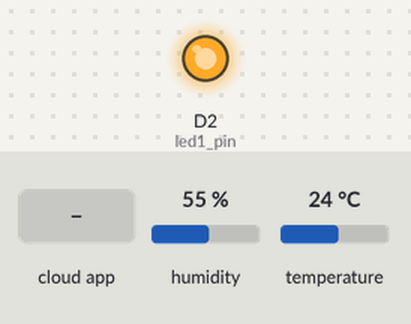
The program below on a simulated ESP8266 (NodeMCU). On the bench: output pins drawn as LEDs (lit = HIGH). The inputs (shaded band) are chosen by the test bench; at power-on: humidity 55 %, temperature 24 °C. WiFi joins after 1.5 s; servers stay silent unless stated; the Firebase database answers and starts empty; what the program prints to the serial monitor is not drawn.

Above: at 3.2 s.
3.3 s: the phone or cloud app sets led1 to 1
At 5.2 s:
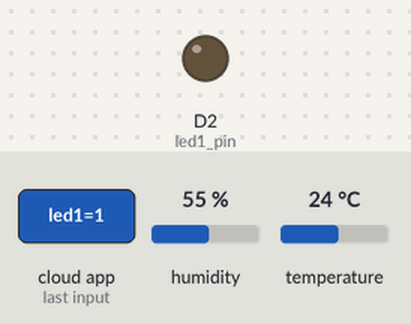
5.7 s: the phone or cloud app sets led1 to 0
At 6.7 s:
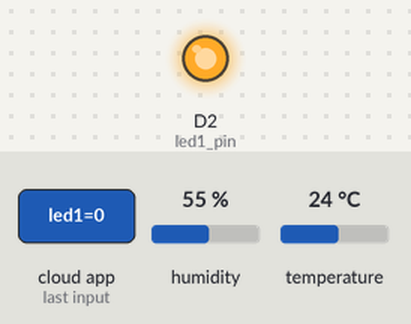
Timing chart, 0 to 8.7 s (numbered marks = the images above; inputs shaded):
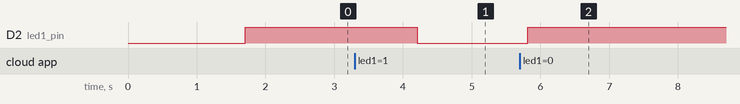

The program:

main.cpp
```cpp
#include <Arduino.h>
#include <ESP8266WiFi.h>
#include <ESP8266WebServer.h>
#include <ESP8266HTTPClient.h>
#include <FirebaseArduino.h>

#include "DHT.h"

DHT dht;


//Conexão com firebase
#define FIREBASE_HOST "{db_url}"
#define FIREBASE_AUTH "{database_key}"

//Conexão com a rede Wi-Fi
#define WIFI_SSID "SSID"
#define WIFI_PASSWORD "PASS"

#define led1_pin D2
#define led1_path "led1"
#define publish_path "publish"
#define temperature_path "temperature"
#define humidity_path "humidity"

void setup()
{
    dht.setup(D5); // data pin D5

    // Iniciar Monitor Serial
    Serial.begin(115200);
    delay(200);


    // Iniciar ligação à rede
    Serial.println();
    Serial.println();
    Serial.print("A ligar à rede ");
    Serial.println(WIFI_SSID);

    WiFi.begin(WIFI_SSID, WIFI_PASSWORD);

    while (WiFi.status() != WL_CONNECTED)
    {
        delay(500);
        Serial.print(".");
    }

    if (WiFi.status() == WL_CONNECTED)
    {
        Serial.println("");
        Serial.println("O seu nodeMCU está ligado!");
        Serial.print("Endereço IP: ");
        Serial.println(WiFi.localIP());
        Serial.println();
        Serial.println();
    }
    else
    {
        Serial.println("");
        Serial.println("Upsss...o seu nodeMCU não se consegue ligar...");
    }

    // Init firebase
    Firebase.begin(FIREBASE_HOST, FIREBASE_AUTH);

    // Setup
    pinMode(led1_pin, OUTPUT);
    digitalWrite(led1_pin, HIGH);
    Firebase.setInt(led1_path, LOW);
    Firebase.setBool(publish_path, true);

    Serial.println("Status\tHumidity (%)\tTemperature (C)\t(F) ");
}

void loop()
{
    // DHT
  if(Firebase.getBool(publish_path)){
    // Obtem os dados do sensor DHT
    float humidity = dht.getHumidity();
    float temperature = dht.getTemperature();

    Serial.print(dht.getStatusString());
    Serial.print("\t");
    Serial.print(humidity, 1);
    Serial.print("\t\t");
    Serial.print(temperature, 1);
    Serial.print("\t\t");
    Serial.print(dht.toFahrenheit(temperature), 1);
    Serial.print("\n");


    if(!isnan(humidity) && !isnan(temperature)){
      // Manda para o firebase
      Firebase.pushFloat(temperature_path, temperature);
      Firebase.pushFloat(humidity_path, humidity);
      //publishNewState = false;
    }else{
      Serial.println("Error Publishing");
    }

  }

  if (Firebase.getInt(led1_path))
  {
      digitalWrite(led1_pin, LOW);
  }

  else
  {
      digitalWrite(led1_pin, HIGH);
  }

  if (Firebase.failed()) // Check for errors
  {
      Serial.print("setting /number failed:");
      Serial.println(Firebase.error());
      return;
  }

  delay(1000);
}


// caso de erro https://www.grc.com/fingerprints.htm 
```

Measured:
- after the input at 3.3 s, D2 (led1_pin): HIGH → LOW after 0.91 s
- after the input at 5.7 s, D2 (led1_pin): LOW → HIGH after 0.12 s
